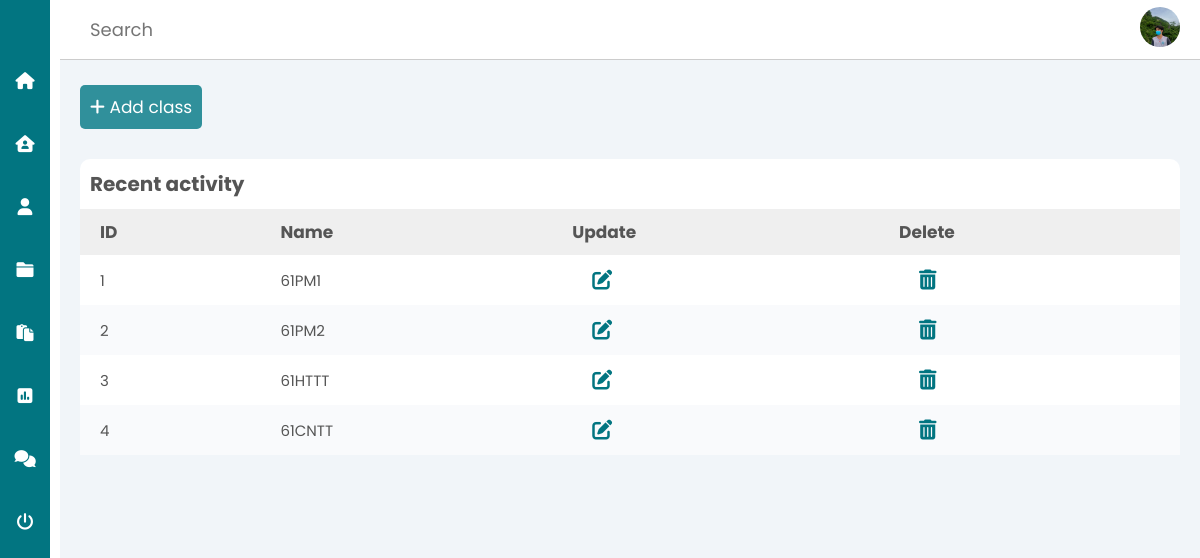
The page /teacher/class.php on the database as committed earlier.
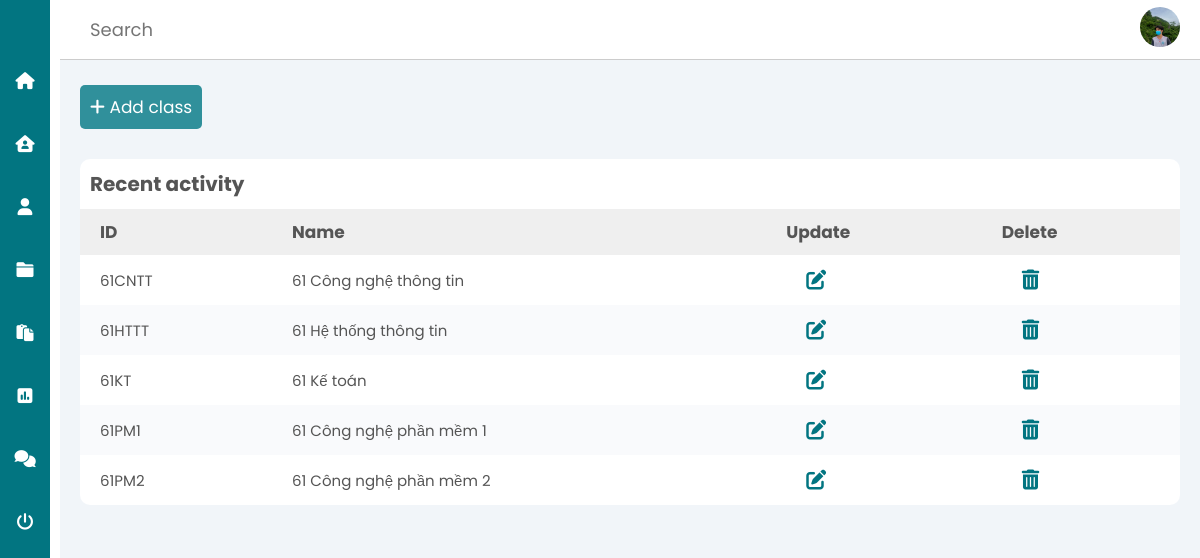
The same page on the database as committed later.
### tables this page shows
CREATE TABLE `tb_class` (
  `id_class` char(10) NOT NULL,
  `name_class` char(100) DEFAULT NULL
);

### teacher/class.php (the view)
<?php
    include('sidebar.php');
    include('search.php');
    include('connect_database/connect.php');
?>
    <main>
        <a href="connect_database/add_class.php" class="btn btn-add"><i class="fas fa-plus"></i> Add class</a>
        <section class="recent">
            <div class="activity-grid">
                <div class="activity-card">
                    <h3>Recent activity</h3>
                    <div class="table-responsive">
                        <table>
                            <thead>
                                <tr>
                                    <th>ID</th>
                                    <th>Name</th>
                                    <th>Update</th>
                                    <th>Delete</th>
                                </tr>
                            </thead>
                            <tbody>
                                <?php
                                    $sql = "SELECT * FROM tb_class";
                                    $res = mysqli_query($conn, $sql);
                                    if($res == TRUE)
                                    {
                                        $count = mysqli_num_rows($res);
                                        if($count>0)
                                        {
                                            while($row = mysqli_fetch_assoc($res))
                                            {
                                                $id_class = $row['id_class'];
                                                $name_class = $row['name_class'];
                                ?>
                                                <tr>
                                                    <td><?php echo $id_class; ?></td>
                                                    <td><?php echo $name_class; ?></td>
                                                    <td>
                                                        <a href="connect_database/update_class.php?id_class=<?php echo $id_class; ?>" class="update-icon">
                                                            <i class="fas fa-edit"></i>
                                                        </a>
                                                    </td>
                                                    <td>
                                                        <a href="connect_database/delete_class.php?id_class=<?php echo $id_class; ?>" class="delete-icon">
                                                            <i class="fas fa-trash-alt"></i>
                                                        </a>
                                                    </td>
                                                </tr>
                                <?php
                                            }
                                        }
                                        else
                                        {
                                        }
                                    }
                                ?>
                            </tbody>
                        </table>
                    </div>
                </div>
            </div>
        </section>
    </div>
<?php
include('footer.php');
?>

### teacher/header.php (shortened to what this page needs)
<!DOCTYPE html>
<html lang="en">
<head>
    <link rel="stylesheet" href="https://cdn.jsdelivr.net/gh/lykmapipo/themify-icons@0.1.2/css/themify-icons.css">
    <link rel="stylesheet" href="https://cdnjs.cloudflare.com/ajax/libs/font-awesome/6.0.0-beta2/css/all.min.css">
    <link rel="stylesheet" href="css/teacher.css">
</head>
<body>

### teacher/sidebar.php (shortened to what this page needs)
<?php
include('header.php');
?>
<div class="sidebar">
    <div class="sidebar-header">
    </div>
    <div class="sidebar-menu">
        <ul>
            <li>
                <a href="index.php">
                    <span class="fas fa-home"></span>
                </a>
            </li>
            <li>
                <a href="class.php">
                    <span class="fas fa-house-user"></span>
                </a>
            </li>
            <li>
                <a href="student.php">
                    <span class="fas fa-user"></span>
                </a>
            </li>
            <li>
                <a href="subject.php">
                    <span class="fas fa-folder"></span>
                </a>
            </li>
            <li>
                <a href="homework.php">
                    <span class="fas fa-paste"></span>
                </a>
            </li>
            <li>
                <a href="mark.php">
                    <span class="fas fa-poll"></span>
                </a>
            </li>
            <li>
                <a href="contact.php">
                    <span class="fas fa-comments"></span>
                </a>
            </li>
            <li>
                <a href="../sign-out.php">
                    <span class="fas fa-power-off"></span>
                </a>
            </li>
        </ul>
    </div>
</div>

### teacher/search.php (shortened to what this page needs)
<?php
include('header.php');
?>
<div class="main-content">
    <header>
        <div class="search-wrapper">
            <input type="text" placeholder="Search">
        </div>
        <div class="social-icons">
            <div>
                <img src="../image/user_1.jpg" alt="">
            </div>
        </div>
    </header>

### teacher/footer.php (shortened to what this page needs)
</body>
</html>

### teacher/css/teacher.css (style rules this page uses)
:root { --blue: #468acf; --drak-blue: #1c78d4; --rose: #ff4e68; --rose-hover: #f33f5a; --black: #444; --border: 0.1rem solid rgba(0,0,0,0.1); --border-hover: 0.1rem solid var(--black); --box-shadow:0 0.5rem 1rem rgba(0,0,0,0.1); --main-color: #027581; --main-color-hover: #1a7f8a; --color-dark: #1D2231; --text-gray: #8894a5; --border: 0.1rem solid rgba(0,0,0,0.1); --border-hover: 0.1rem solid var(--black); --box-shadow:0 0.5rem 1rem rgba(0,0,0,0.1); --bg-color: #f1f5f9; --text: #555; --success: #DEF7EC; --processing: #F0F6B2; --btn-add: #30909b; }
* { font-family: 'Poppins', sans-serif; margin: 0; padding: 0; box-sizing: border-box; outline: none; border:none; text-decoration: none; transition: all .3s linear; transition: width none; list-style: none; }
html { font-size: 62.5%; }
.btn { display: inline-block; padding: 0.9rem 1rem; border-radius: 0.5rem; color: #fff; background-color: var(--btn-add); font-size: 1.7rem; cursor: pointer; }
.btn-add { margin-top: 1.5rem; }
.update-icon, .delete-icon { font-size: 2rem; margin-left: 1rem; color: var(--main-color); padding: 0 1rem; }
.sidebar { height: 100%; width: 24rem; position: fixed; left: 0; top: 0; z-index: 100; background: var(--main-color); color: #fff; overflow-y: auto; transition: width 500ms; }
.sidebar-header { display: flex; justify-content: space-between; align-items: center; padding: 2rem; margin-top: 1rem; }
.sidebar a { color: #fff; font-size: 1.5rem; }
.sidebar .sidebar-menu ul li a span { font-size: 1.7rem; }
.sidebar .sidebar-menu ul li { padding: 2rem; }
.main-content { position: relative; margin-left: 24rem; transition: margin-left 500ms; }
header { position: fixed; top: 0; left: 24rem; z-index: 100; width: calc(100% - 24rem); background: #fff; padding: 0rem 2rem; height: 6rem; display: flex; align-items: center; justify-content: space-between; border-bottom: 1px solid #ccc; transition: left 500ms; }
.search-wrapper { display: flex; align-items: center; }
.search-wrapper input { padding: 1rem; font-size: 1.8rem; }
.social-icons div img { height: 4rem; width: 4rem; background-size: cover; background-repeat: no-repeat; border-radius: 50%; }
main { margin-top: 6rem; background: #f1f5f9; min-height: 90vh; padding: 1rem 2rem; }
.recent { margin-top: 3rem; margin-bottom: 3rem; }
.recent .activity-grid { display: grid; grid-template-columns: 100%; grid-column-gap: 1rem; }
.recent .activity-card { background: #fff; border-radius: 1rem; }
.recent .activity-grid .activity-card h3 { color: var(--text); margin: 1rem; font-size: 2rem; }
.recent .activity-grid .activity-card table { width: 100%; border-collapse: collapse; }
.recent .activity-grid .activity-card table thead { background: #efefef; text-align: left; }
th, td { font-size: 1.7rem; padding: 1rem 2rem; color: var(--text); }
td { font-size: 1.5rem; }
tbody tr:nth-child(even) { background: #f9fafc; }
@media only screen and (max-width: 1200px) { .sidebar { width: 5rem; z-index: 150; } }
@media only screen and (max-width: 1200px) { .sidebar .sidebar-header, .sidebar li { display: flex; justify-content: center; } }
@media only screen and (max-width: 1200px) { .main-content { margin-left: 6rem; } }
@media only screen and (max-width: 1200px) { .main-content header { left: 6rem; width: calc(100% - 6rem); } }

Rows that differ between the two databases and show on the page:
removed tb_class: id_class "1", name_class "61PM1"
removed tb_class: id_class "2", name_class "61PM2"
removed tb_class: id_class "3", name_class "61HTTT"
removed tb_class: id_class "4", name_class "61CNTT"
added tb_class: id_class "61CNTT", name_class "61 Công nghệ thông tin"
added tb_class: id_class "61HTTT", name_class "61 Hệ thống thông tin"
added tb_class: id_class "61KT", name_class "61 Kế toán"
added tb_class: id_class "61PM1", name_class "61 Công nghệ phần mềm 1"
added tb_class: id_class "61PM2", name_class "61 Công nghệ phần mềm 2"
